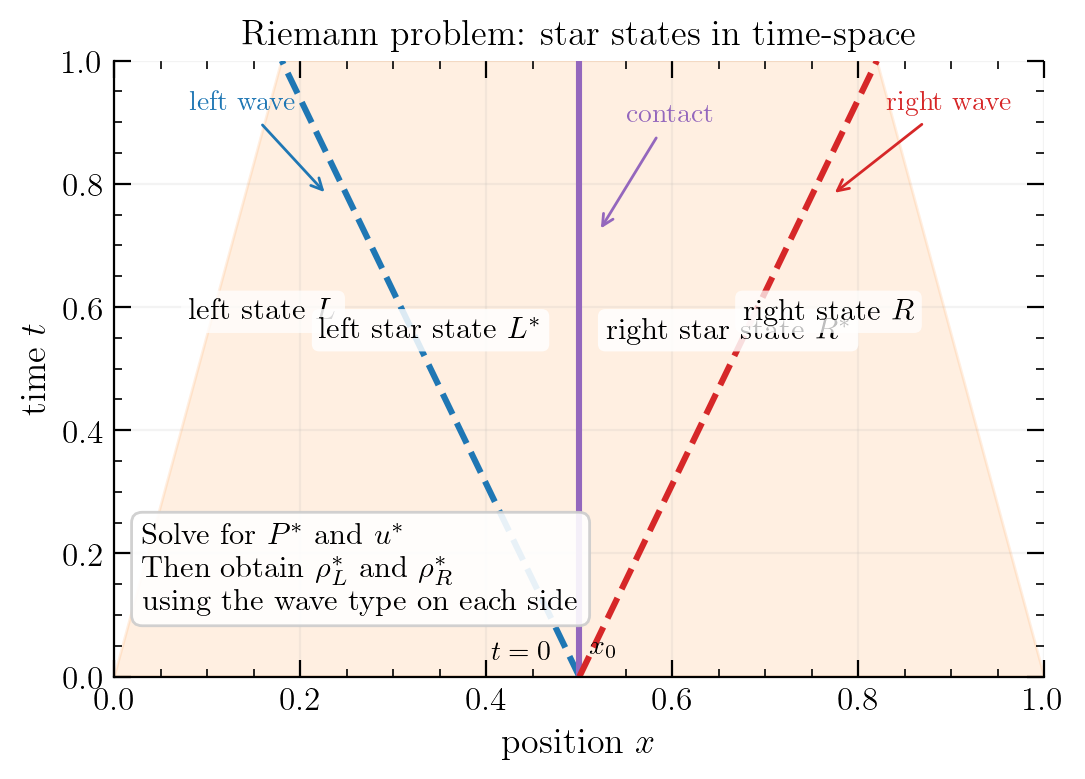

Recreate this plot in Python.
#%% 
import matplotlib

import matplotlib.pyplot as plt

matplotlib.rcParams.update(matplotlib.rcParamsDefault)

plt.rcParams.update(
    {
        "text.usetex": True,
        # "font.family": "Helvetica",
        "font.family": "serif",
        "mathtext.fontset": "cm",
        "xtick.labelsize": 12,
        "ytick.labelsize": 12,
        "font.size": 13,
        "xtick.direction": "in",
        "ytick.direction": "in",
        "ytick.right": True,
        "xtick.top": True,
        "xtick.major.size": 6,
        "ytick.major.size": 6,
        "xtick.minor.size": 3,
        "ytick.minor.size": 3,
        "xtick.minor.visible": True,
        "ytick.minor.visible": True,
    }
)

outfile = "time_space_diag.png"
fig, ax = plt.subplots(figsize=(6, 4), dpi=300)

x0 = 0.5
t_top = 1.0

# Axes and layout.
ax.set_xlim(0.0, 1.0)
ax.set_ylim(0.0, t_top)
ax.set_xlabel(r"position $x$")
ax.set_ylabel(r"time $t$")
ax.spines["top"].set_visible(False)
ax.spines["right"].set_visible(False)

# Regions in the self-similar x-t diagram.
left_wave = [(x0, 0.0), (0.18, t_top)]
contact = [(x0, 0.0), (0.50, t_top)]
right_wave = [(x0, 0.0), (0.82, t_top)]

# Shade the star region bounded by the two outer waves.
star_poly_x = [0.18, 0.82, 1.0, 0.0]
star_poly_y = [t_top, t_top, 0.0, 0.0]
ax.fill(star_poly_x, star_poly_y, color="tab:orange", alpha=0.12, zorder=0)

# Draw the initial discontinuity and wave paths.
ax.plot([x0, x0], [0.0, 0.02], color="black", lw=2.0)
ax.plot(*zip(*left_wave), color="tab:blue", lw=2.2, ls="--")
ax.plot(*zip(*contact), color="tab:purple", lw=2.2, ls="-")
ax.plot(*zip(*right_wave), color="tab:red", lw=2.2, ls="--")

# Arrow labels for the waves.
ax.annotate("left wave", xy=(0.23, 0.78), xytext=(0.08, 0.92),
            arrowprops=dict(arrowstyle="->", lw=1.0, color="tab:blue"),
            color="tab:blue", fontsize=10)
ax.annotate("contact", xy=(0.52, 0.72), xytext=(0.55, 0.90),
            arrowprops=dict(arrowstyle="->", lw=1.0, color="tab:purple"),
            color="tab:purple", fontsize=10, ha="left")
ax.annotate("right wave", xy=(0.77, 0.78), xytext=(0.83, 0.92),
            arrowprops=dict(arrowstyle="->", lw=1.0, color="tab:red"),
            color="tab:red", fontsize=10, ha="left")

# Region labels.
ax.text(0.08, 0.58, r"left state $L$", fontsize=11,
        bbox=dict(boxstyle="round,pad=0.25", facecolor="white", alpha=0.75, ec="none"))
# Place the star-state labels inside the fan: halfway between the contact
# and the respective outer wave, and vertically centered in the fan.
ax.text(0.34, 0.55, r"left star state $L^*$", fontsize=11, ha="center",
        bbox=dict(boxstyle="round,pad=0.25", facecolor="white", alpha=0.85, ec="none"))
ax.text(0.66, 0.55, r"right star state $R^*$", fontsize=11, ha="center",
        bbox=dict(boxstyle="round,pad=0.25", facecolor="white", alpha=0.85, ec="none"))
ax.text(0.86, 0.58, r"right state $R$", fontsize=11, ha="right",
        bbox=dict(boxstyle="round,pad=0.25", facecolor="white", alpha=0.75, ec="none"))

# Explanatory panel for the unknowns.
explanation = (
    r"Solve for $P^*$ and $u^*$" "\n"
    r"Then obtain $\rho_{L}^*$ and $\rho_{R}^*$" "\n"
    r"using the wave type on each side"
)
ax.text(0.03, 0.1, explanation, transform=ax.transAxes, va="bottom", ha="left",
        fontsize=11, bbox=dict(boxstyle="round,pad=0.35", facecolor="white",
        alpha=0.9, ec="0.8"))

# Small marker at the initial discontinuity.
ax.text(x0 + 0.01, 0.03, r"$x_0$", fontsize=10, ha="left", va="bottom")
ax.text(x0 - 0.03, 0.02, r"$t=0$", fontsize=10, ha="right", va="bottom")

ax.set_title("Riemann problem: star states in time-space", fontsize=13)
ax.grid(alpha=0.15)

plt.savefig(outfile, dpi=200, bbox_inches="tight", pad_inches=0.1)
plt.show()
